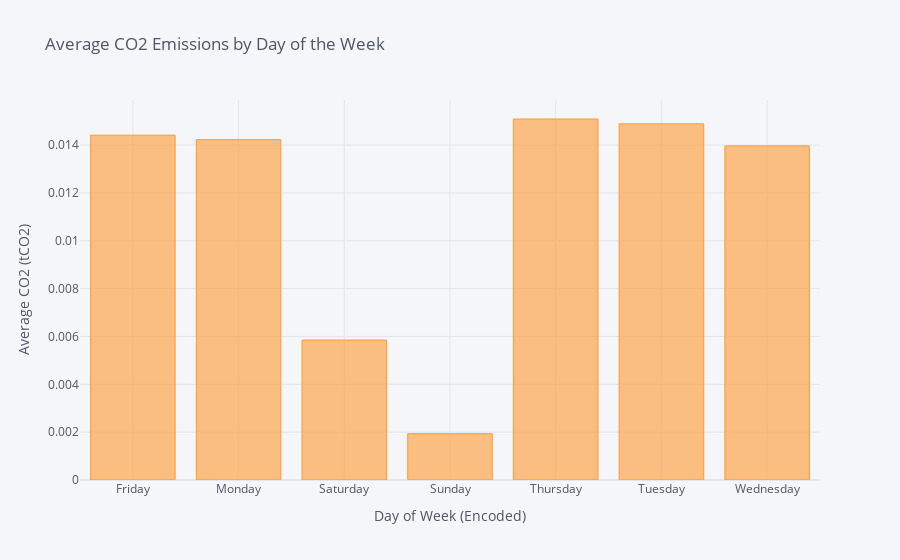

The cell this chart's notebook holds for it:
### Code cell
avg_co2_by_day = df.groupby('Day_of_week')['CO2(tCO2)'].mean()
avg_co2_by_day.iplot(kind='bar', title='Average CO2 Emissions by Day of the Week', xTitle='Day of Week (Encoded)', yTitle='Average CO2 (tCO2)')

### Figure 1 — Plotly figure (JSON) as saved in the notebook; plotly's stock layout.template omitted (floating-point values rounded to 4 significant figures)
{"data": [{"marker": {"color": "rgba(255, 153, 51, 0.6)", "line": {"color": "rgba(255, 153, 51, 1.0)", "width": 1}}, "name": "CO2(tCO2)", "orientation": "v", "text": "", "x": ["Friday", "Monday", "Saturday", "Sunday", "Thursday", "Tuesday", "Wednesday"], "y": [0.01442, 0.01423, 0.005852, 0.001935, 0.01509, 0.01489, 0.01397], "type": "bar"}], "layout": {"legend": {"bgcolor": "#F5F6F9", "font": {"color": "#4D5663"}}, "paper_bgcolor": "#F5F6F9", "plot_bgcolor": "#F5F6F9", "title": {"font": {"color": "#4D5663"}, "text": "Average CO2 Emissions by Day of the Week"}, "xaxis": {"gridcolor": "#E1E5ED", "showgrid": true, "tickfont": {"color": "#4D5663"}, "title": {"font": {"color": "#4D5663"}, "text": "Day of Week (Encoded)"}, "zerolinecolor": "#E1E5ED", "type": "category", "range": [-0.5, 6.5], "autorange": true}, "yaxis": {"gridcolor": "#E1E5ED", "showgrid": true, "tickfont": {"color": "#4D5663"}, "title": {"font": {"color": "#4D5663"}, "text": "Average CO2 (tCO2)"}, "zerolinecolor": "#E1E5ED", "type": "linear", "range": [0, 0.01589], "autorange": true}, "autosize": true}}
